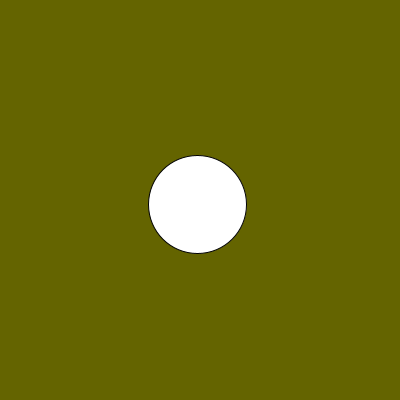
Frame 1 (no input)
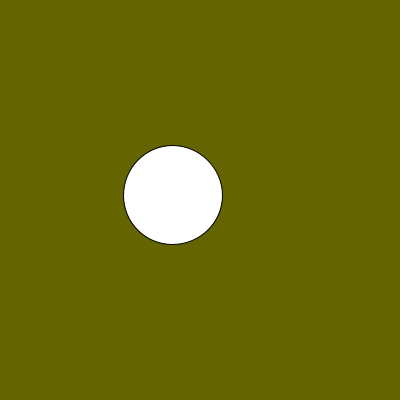
Frame 60 (the mouse pressed at the canvas centre just before this capture)
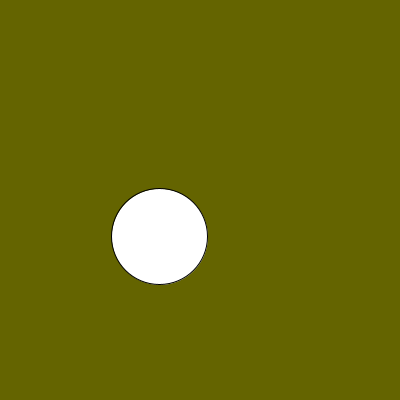
Frame 120 (the mouse held since frame 60 and released just before this capture)

The Processing sketch that drew these frames (run headless with seeded random() and noise(); from frame 60 on, the mouse is pressed at the canvas centre):

// Processing sketch: przyklad010fZmienne5
// ── przyklad010fZmienne5.pde
void setup()
{
  size(400, 400);
}

float srednica;
float X = 200;
float Y = 200;
void draw()
{
  background(100,100,0);
  srednica = random(95,100);
  X = X + random(-5,5);
  Y = Y + random(-5,5);
  ellipse(X, Y, srednica, srednica);
}
